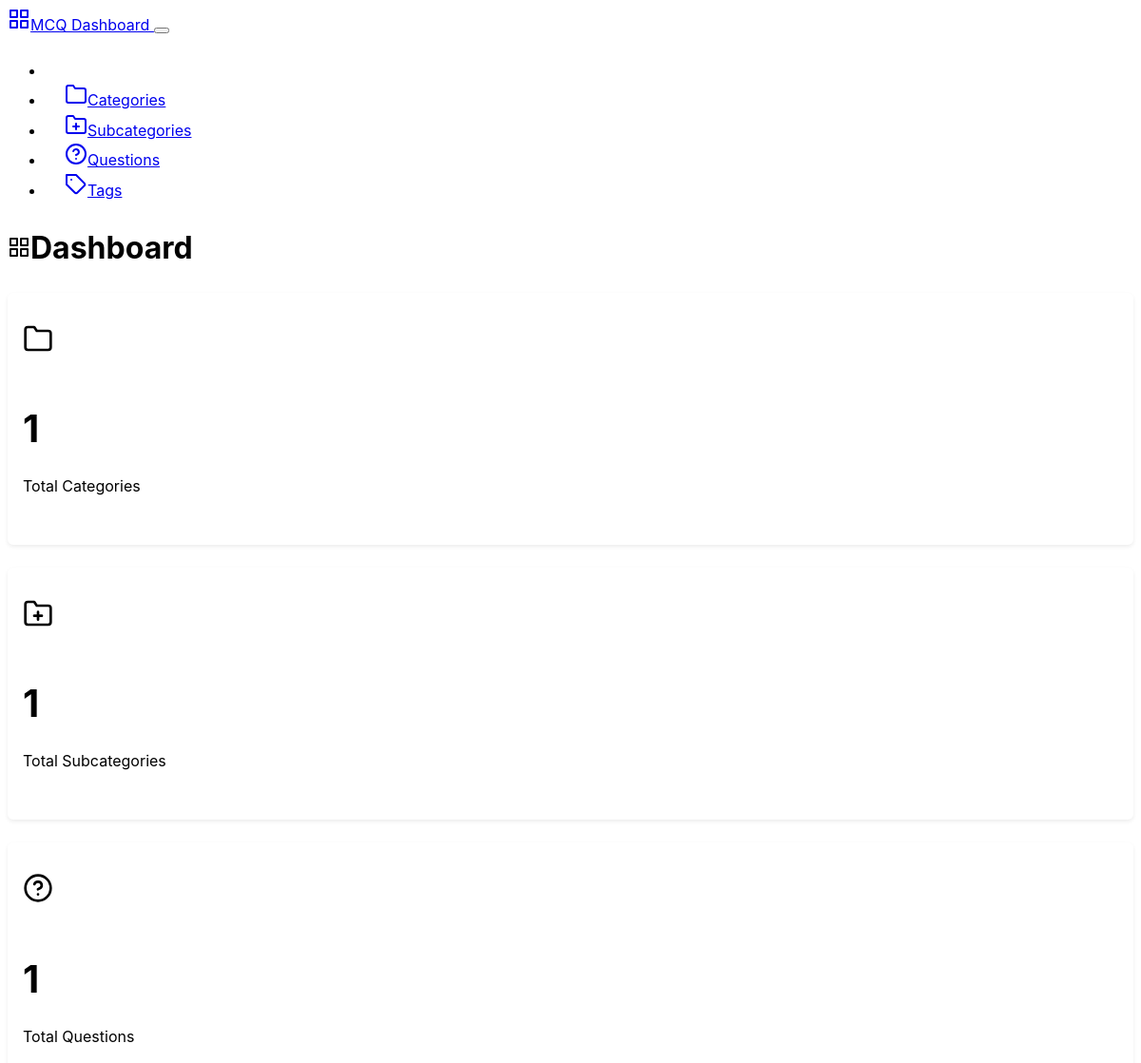
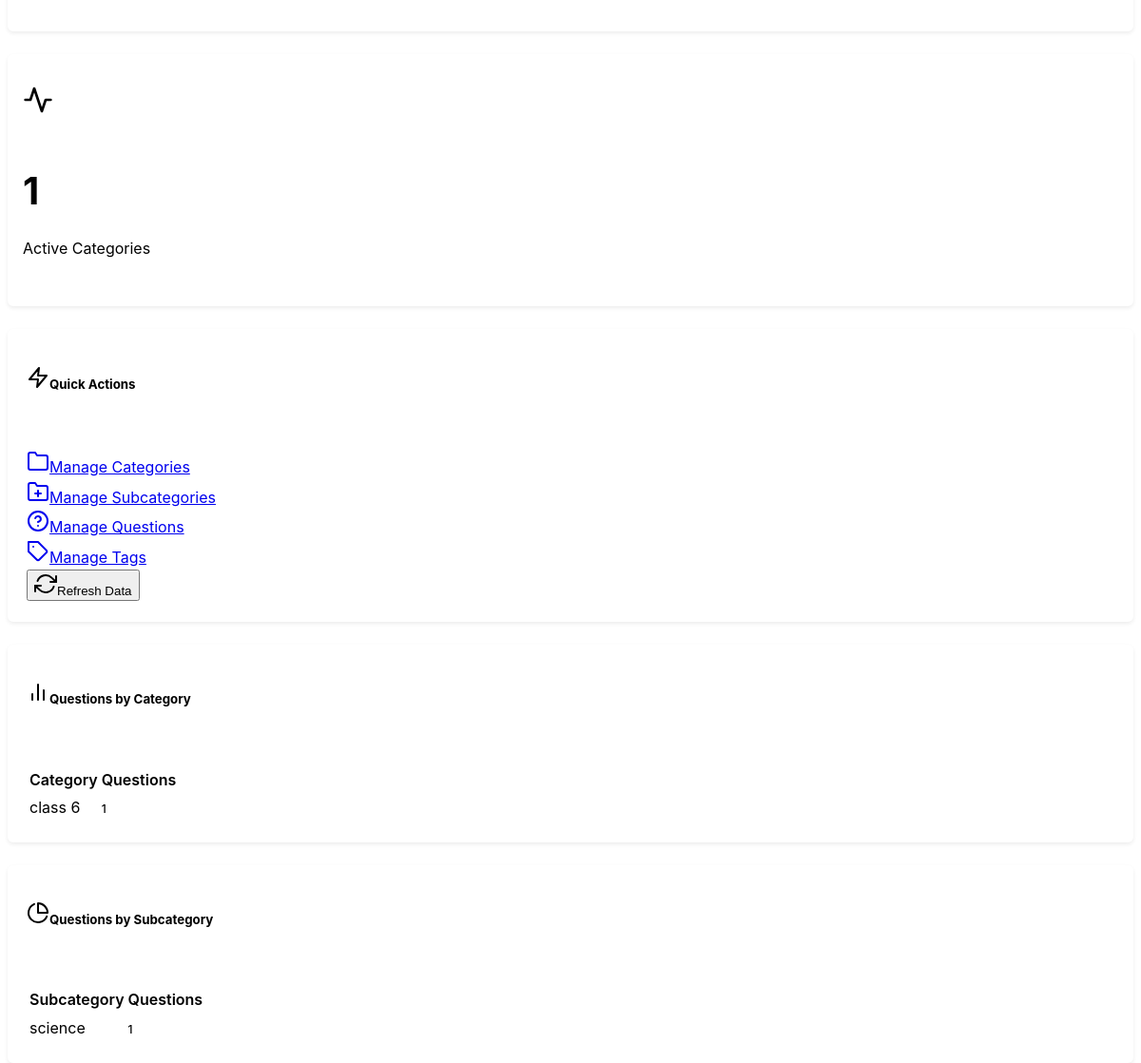
/backend, run on an earlier commit of the app's database (2 pictures, top to bottom).
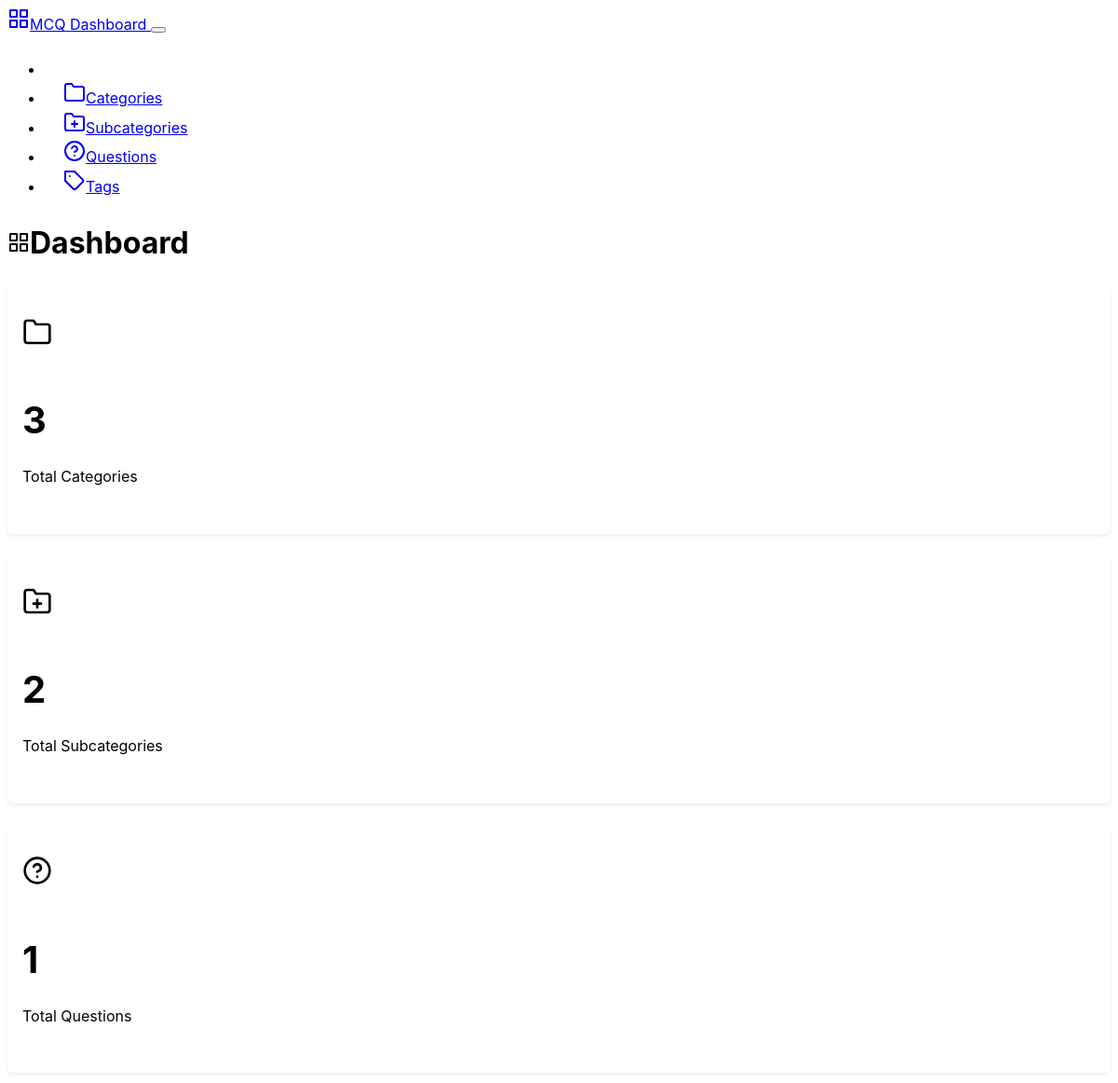
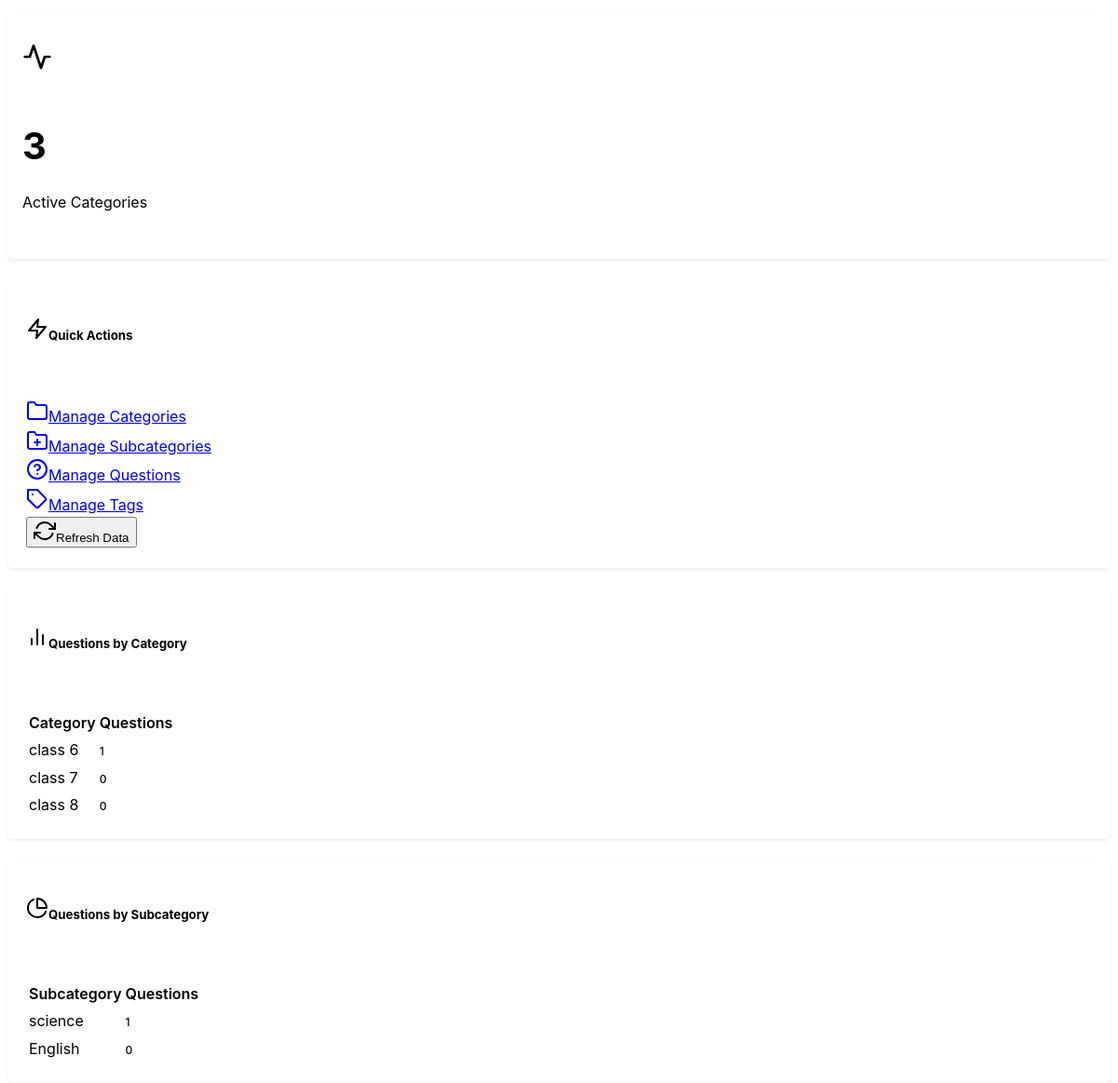
And on a later commit of the database (2 pictures, top to bottom).
### mcqbox/model.py (models this page shows, shortened)
class Category(db.Model):
    id = db.Column(db.Integer, primary_key=True)
    name = db.Column(db.String(50), nullable=False, unique=True)
    description = db.Column(db.String(200), nullable=True)
    created_at = db.Column(db.DateTime, server_default=db.func.now())
    updated_at = db.Column(db.DateTime, server_default=db.func.now(), onupdate=db.func.now())

class Subcategory(db.Model):
    id = db.Column(db.Integer, primary_key=True)
    name = db.Column(db.String(50), nullable=False)
    category_id = db.Column(db.Integer, db.ForeignKey('category.id'), nullable=False)
    category = db.relationship('Category', backref=db.backref('subcategories', lazy=True))
    description = db.Column(db.String(200), nullable=True)
    created_at = db.Column(db.DateTime, server_default=db.func.now())
    updated_at = db.Column(db.DateTime, server_default=db.func.now(), onupdate=db.func.now())

### mcqbox/backend/route.py (the view)
@app.route('/backend')
def dashboard():
    categories = Category.query.count()
    subcategories = Subcategory.query.count()
    questions = Question.query.count()
    category_stats = {}
    subcategory_stats = {}
    category = Category.query.all()
    subcat = Subcategory.query.all()
    for cat in category:
        category_stats[cat.id] = {
            'id': cat.id,
            'name': cat.name,
            'total_subcategories': len(cat.subcategories),
            'count': len(cat.questions)
        }
    for subcategory in subcat:
        subcategory_stats[subcategory.id] = {
            'id': subcategory.id,
            'name': subcategory.name,
            'category_id': subcategory.category_id,
            'count': len(subcategory.questions)
        }
    stats ={
            'total_categories': categories,
            'total_subcategories': subcategories,
            'total_questions': questions,
            'category_stats': list(category_stats.values()),
            'subcategory_stats': list(subcategory_stats.values())
        }
    return render_template('dashboard.html', stats=stats, categories=category)

### mcqbox/backend/templates/dashboard.html (shortened to what this page needs)
{% extends "base.html" %}
{% block content %}
<div class="row">
    <div class="col-12">
        <div class="d-flex justify-content-between align-items-center mb-4">
            <h1><i data-feather="grid" class="me-2"></i>Dashboard</h1>
        </div>
    </div>
</div>
<div class="row mb-4">
    <div class="col-md-3">
        <div class="card">
            <div class="card-body text-center">
                <i data-feather="folder" class="mb-2" style="width: 2rem; height: 2rem;"></i>
                <h3 class="card-title">{{ stats.total_categories }}</h3>
                <p class="card-text text-muted">Total Categories</p>
            </div>
        </div>
    </div>
    <div class="col-md-3">
        <div class="card">
            <div class="card-body text-center">
                <i data-feather="folder-plus" class="mb-2" style="width: 2rem; height: 2rem;"></i>
                <h3 class="card-title">{{ stats.total_subcategories }}</h3>
                <p class="card-text text-muted">Total Subcategories</p>
            </div>
        </div>
    </div>
    <div class="col-md-3">
        <div class="card">
            <div class="card-body text-center">
                <i data-feather="help-circle" class="mb-2" style="width: 2rem; height: 2rem;"></i>
                <h3 class="card-title">{{ stats.total_questions }}</h3>
                <p class="card-text text-muted">Total Questions</p>
            </div>
        </div>
    </div>
    <div class="col-md-3">
        <div class="card">
            <div class="card-body text-center">
                <i data-feather="activity" class="mb-2" style="width: 2rem; height: 2rem;"></i>
                <h3 class="card-title">{{ stats.category_stats|length }}</h3>
                <p class="card-text text-muted">Active Categories</p>
            </div>
        </div>
    </div>
</div>
<div class="row mb-4">
    <div class="col-12">
        <div class="card">
            <div class="card-header">
                <h5 class="card-title mb-0"><i data-feather="zap" class="me-2"></i>Quick Actions</h5>
            </div>
            <div class="card-body">
                <div class="row">
                    <div class="col-md-3 mb-2">
                        <a href="{{ url_for('categories') }}" class="btn btn-outline-primary w-100">
                            <i data-feather="folder" class="me-2"></i>Manage Categories
                        </a>
                    </div>
                    <div class="col-md-3 mb-2">
                        <a href="{{ url_for('subcategories') }}" class="btn btn-outline-primary w-100">
                            <i data-feather="folder-plus" class="me-2"></i>Manage Subcategories
                        </a>
                    </div>
                    <div class="col-md-3 mb-2">
                        <a href="{{ url_for('questions') }}" class="btn btn-outline-primary w-100">
                            <i data-feather="help-circle" class="me-2"></i>Manage Questions
                        </a>
                    </div>
                    <div class="col-md-3 mb-2">
                        <a href="{{ url_for('tags') }}" class="btn btn-outline-primary w-100">
                            <i data-feather="tag" class="me-2"></i>Manage Tags
                        </a>
                    </div>
                    <div class="col-md-3 mb-2">
                        <button class="btn btn-outline-secondary w-100" onclick="location.reload()">
                            <i data-feather="refresh-cw" class="me-2"></i>Refresh Data
                        </button>
                    </div>
                </div>
            </div>
        </div>
    </div>
</div>
{% if stats.category_stats %}
<div class="row mb-4">
    <div class="col-md-6">
        <div class="card">
            <div class="card-header">
                <h5 class="card-title mb-0"><i data-feather="bar-chart-2" class="me-2"></i>Questions by Category</h5>
            </div>
            <div class="card-body">
                {% if stats.category_stats %}
                    <div class="table-responsive">
                        <table class="table table-sm">
                            <thead>
                                <tr>
                                    <th>Category</th>
                                    <th class="text-end">Questions</th>
                                </tr>
                            </thead>
                            <tbody>
                                {% for category in stats.category_stats %}
                                <tr>
                                    <td>{{ category.name }}</td>
                                    <td class="text-end">
                                        <span class="badge bg-secondary">{{ category.count }}</span>
                                    </td>
                                </tr>
                                {% endfor %}
                            </tbody>
                        </table>
                    </div>
                {% else %}
                    <div class="text-center text-muted py-3">
                        <i data-feather="inbox" class="mb-2" style="width: 2rem; height: 2rem;"></i>
                        <p>No questions created yet</p>
                    </div>
                {% endif %}
            </div>
        </div>
    </div>
    <div class="col-md-6">
        <div class="card">
            <div class="card-header">
                <h5 class="card-title mb-0"><i data-feather="pie-chart" class="me-2"></i>Questions by Subcategory</h5>
            </div>
            <div class="card-body">
                {% if stats.subcategory_stats %}
                    <div class="table-responsive">
                        <table class="table table-sm">
                            <thead>
                                <tr>
                                    <th>Subcategory</th>
                                    <th class="text-end">Questions</th>
                                </tr>
                            </thead>
                            <tbody>
                                {% for subcategory in stats.subcategory_stats[:10] %}
                                <tr>
                                    <td>{{ subcategory.name }}</td>
                                    <td class="text-end">
                                        <span class="badge bg-secondary">{{ subcategory.count }}</span>
                                    </td>
                                </tr>
                                {% endfor %}
                            </tbody>
                        </table>
                    </div>
                {% else %}
                    <div class="text-center text-muted py-3">
                        <i data-feather="inbox" class="mb-2" style="width: 2rem; height: 2rem;"></i>
                        <p>No questions created yet</p>
                    </div>
                {% endif %}
            </div>
        </div>
    </div>
</div>
{% endif %}
{% endblock %}

### mcqbox/backend/templates/base.html (shortened to what this page needs)
<!DOCTYPE html>
<html lang="en" data-bs-theme="dark">
<head>
    <link href="https://cdn.replit.com/agent/bootstrap-agent-dark-theme.min.css" rel="stylesheet">
    <link rel="stylesheet" href="{{ url_for('backend_.static', filename='css/custom.css') }}">
</head>
<body>
    <nav class="navbar navbar-expand-lg navbar-dark bg-dark">
        <div class="container">
            <a class="navbar-brand" href="{{ url_for('dashboard') }}">
                <i data-feather="grid" class="me-2"></i>MCQ Dashboard
            </a>
            <button class="navbar-toggler" type="button" data-bs-toggle="collapse" data-bs-target="#navbarNav">
            </button>
            <div class="collapse navbar-collapse" id="navbarNav">
                <ul class="navbar-nav ms-auto">
                    <li class="nav-item">
                        <a class="nav-link {% if request.endpoint == 'dashboard' %}active{% endif %}"
                           href="{{ url_for('dashboard') }}">
                            <i data-feather="home" class="me-1"></i>Dashboard
                        </a>
                    </li>
                    <li class="nav-item">
                        <a class="nav-link {% if request.endpoint == 'categories' %}active{% endif %}"
                           href="{{ url_for('categories') }}">
                            <i data-feather="folder" class="me-1"></i>Categories
                        </a>
                    </li>
                    <li class="nav-item">
                        <a class="nav-link {% if request.endpoint == 'subcategories' %}active{% endif %}"
                           href="{{ url_for('subcategories') }}">
                            <i data-feather="folder-plus" class="me-1"></i>Subcategories
                        </a>
                    </li>
                    <li class="nav-item">
                        <a class="nav-link {% if request.endpoint == 'questions' %}active{% endif %}"
                           href="{{ url_for('questions') }}">
                            <i data-feather="help-circle" class="me-1"></i>Questions
                        </a>
                    </li>
                    <li class="nav-item">
                        <a class="nav-link {% if request.endpoint == 'tags' %}active{% endif %}"
                           href="{{ url_for('tags') }}">
                            <i data-feather="tag" class="me-1"></i>Tags
                        </a>
                    </li>
                </ul>
            </div>
        </div>
    </nav>
    <div class="container my-4">
        {% block content %}{% endblock %}
    </div>
</body>
</html>

### mcqbox/backend/static/css/custom.css (style rules this page uses)
:root { --sidebar-width: 250px; --header-height: 70px; --border-radius: 0.375rem; --box-shadow: 0 0.125rem 0.25rem rgba(0, 0, 0, 0.075); --box-shadow-lg: 0 0.5rem 1rem rgba(0, 0, 0, 0.15); }
body { font-family: -apple-system, BlinkMacSystemFont, "Segoe UI", Roboto, "Helvetica Neue", Arial, sans-serif; line-height: 1.6; }
.card { border-radius: var(--border-radius); box-shadow: var(--box-shadow); margin-bottom: 1.5rem; }
.card-header { background-color: transparent; border-bottom: 1px solid var(--bs-border-color); padding: 1rem 1.25rem; }
.card-body { padding: 1.25rem; }
.card .card-body.text-center { padding: 2rem 1rem; }
.card .card-body.text-center .card-title { font-size: 2.5rem; font-weight: 700; margin-bottom: 0.5rem; color: var(--bs-primary); }
.table { margin-bottom: 0; }
.table th { border-top: none; font-weight: 600; color: var(--bs-body-color); background-color: var(--bs-secondary-bg); }
.badge { font-size: 0.75rem; font-weight: 500; }
.navbar-nav .nav-link { padding: 0.75rem 1rem; border-radius: var(--border-radius); margin: 0 0.25rem; transition: all 0.15s ease-in-out; }
.navbar-nav .nav-link.active { background-color: var(--bs-primary); color: white !important; }

What changed in the data, as far as the page shows it:
added Category: name "class 7", count "0"
added Category: name "class 8", count "0"
added Subcategory: name "English", count "0"
Also different on the page:
{{ stats.total_categories }}: "1" → "3"
{{ stats.total_subcategories }}: "1" → "2"
{{ stats.category_stats|length }}: "1" → "3"
